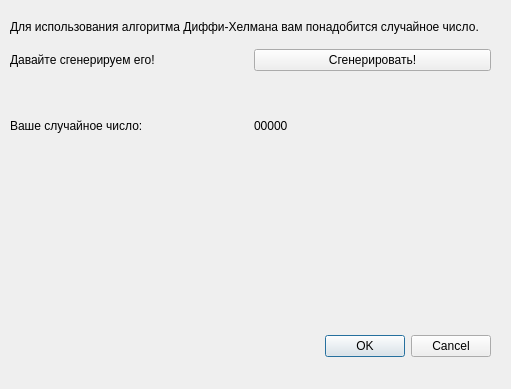
<?xml version="1.0" encoding="UTF-8"?>
<ui version="4.0">
 <class>Dialog</class>
 <widget class="QDialog" name="Dialog">
  <property name="geometry">
   <rect>
    <x>0</x>
    <y>0</y>
    <width>511</width>
    <height>389</height>
   </rect>
  </property>
  <property name="windowTitle">
   <string>Dialog</string>
  </property>
  <widget class="QDialogButtonBox" name="buttonBox">
   <property name="geometry">
    <rect>
     <x>150</x>
     <y>330</y>
     <width>341</width>
     <height>32</height>
    </rect>
   </property>
   <property name="orientation">
    <enum>Qt::Horizontal</enum>
   </property>
   <property name="standardButtons">
    <set>QDialogButtonBox::Cancel|QDialogButtonBox::Ok</set>
   </property>
  </widget>
  <widget class="QWidget" name="gridLayoutWidget_2">
   <property name="geometry">
    <rect>
     <x>10</x>
     <y>10</y>
     <width>481</width>
     <height>61</height>
    </rect>
   </property>
   <layout class="QGridLayout" name="gridLayout_2">
    <item row="0" column="0">
     <widget class="QLabel" name="label">
      <property name="text">
       <string>Для использования алгоритма Диффи-Хелмана вам понадобится случайное число.</string>
      </property>
     </widget>
    </item>
    <item row="1" column="0">
     <layout class="QHBoxLayout" name="horizontalLayout">
      <item>
       <widget class="QLabel" name="label_2">
        <property name="text">
         <string>Давайте сгенерируем его!</string>
        </property>
       </widget>
      </item>
      <item>
       <widget class="QPushButton" name="pushButton">
        <property name="text">
         <string>Сгенерировать!</string>
        </property>
       </widget>
      </item>
     </layout>
    </item>
   </layout>
  </widget>
  <widget class="QWidget" name="horizontalLayoutWidget_2">
   <property name="geometry">
    <rect>
     <x>10</x>
     <y>110</y>
     <width>481</width>
     <height>31</height>
    </rect>
   </property>
   <layout class="QHBoxLayout" name="horizontalLayout_2">
    <item>
     <widget class="QLabel" name="label_3">
      <property name="text">
       <string>Ваше случайное число:</string>
      </property>
     </widget>
    </item>
    <item>
     <widget class="QLabel" name="label_4">
      <property name="text">
       <string>00000</string>
      </property>
     </widget>
    </item>
   </layout>
  </widget>
 </widget>
 <resources/>
 <connections>
  <connection>
   <sender>buttonBox</sender>
   <signal>accepted()</signal>
   <receiver>Dialog</receiver>
   <slot>accept()</slot>
   <hints>
    <hint type="sourcelabel">
     <x>248</x>
     <y>254</y>
    </hint>
    <hint type="destinationlabel">
     <x>157</x>
     <y>274</y>
    </hint>
   </hints>
  </connection>
  <connection>
   <sender>buttonBox</sender>
   <signal>rejected()</signal>
   <receiver>Dialog</receiver>
   <slot>reject()</slot>
   <hints>
    <hint type="sourcelabel">
     <x>316</x>
     <y>260</y>
    </hint>
    <hint type="destinationlabel">
     <x>286</x>
     <y>274</y>
    </hint>
   </hints>
  </connection>
 </connections>
</ui>
